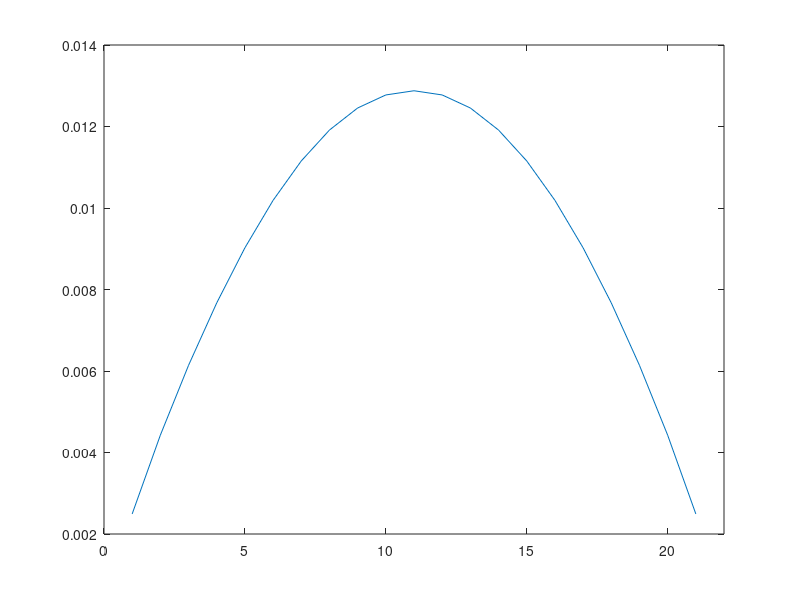

This chart was generated by the following MATLAB code:
% Current distribution and input impedance of the dipole using the method of moments
close all; clear; clc

% number of elements
N = 21;
f = 3e8;
c = 3e8;
lambda = c/f;
w = 2*pi*f;

eps0 = 8.85e-12;

% dipole radius and length
a = 0.005*lambda;   % important: a << lambda
l = 0.47*lambda;    % non-zero thickness influences the ideal lambda/2 model

k=2*pi/lambda;

% element size
h = l/N;

% vector of cell centers
zm = ((1:N)-0.5).*h-(l/2);

% gap voltage
Vo = 1;
mid = (N+1)/2;
V = zeros(N,1);

% gap excitation
V(mid) = -1i*w*eps0*Vo/h;

% Amn matrix elements
A = zeros(N);

for m=1:N
for n=1:N
    % Here, z corresponds to z' (source point).
    r = @(z) sqrt(a^2 + (zm(m)-z).^2);
    f = @(z) exp(-1i*k.*r(z))./(4*pi.*r(z).^5).*((1+1i*k.*r(z)).*(2*r(z).^2-3*a*a)+(k*a.*r(z)).^2);                
    A(m,n) = integral(f,zm(n)-h/2,zm(n)+h/2);
end
end

% Coefficients of current distribution
alpha = A\V;

% input impedance
Zin = Vo/alpha(mid)

figure(1)
plot(abs(alpha))
xlim([0 N+1]);